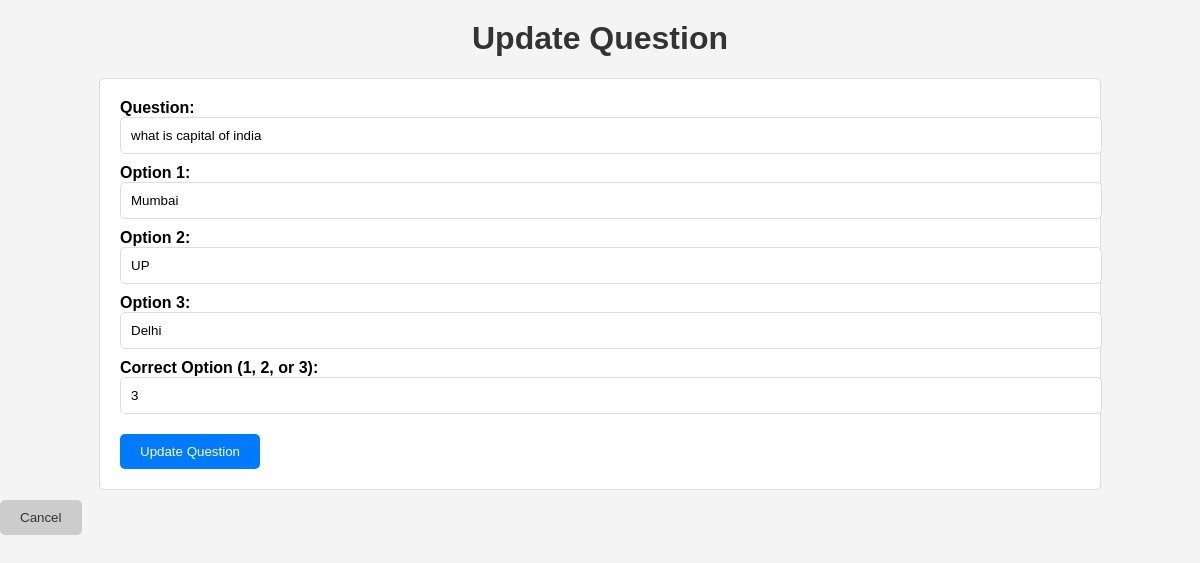
/update_question/3, run on the app's committed database.
### app.py (models this page shows)
class Question(db.Model):
    id = db.Column(db.Integer, primary_key=True)
    question_text = db.Column(db.String(500), nullable=False)
    option1 = db.Column(db.String(100), nullable=False)
    option2 = db.Column(db.String(100), nullable=False)
    option3 = db.Column(db.String(100), nullable=False)
    correct_option = db.Column(db.Integer, nullable=False)

### app.py (the view, shortened to what this page needs)
@app.route('/update_question/<int:question_id>', methods=['GET', 'POST'])
def update_question(question_id):
    question = Question.query.get(question_id)
    return render_template('update_question.html', question=question)

### templates/update_question.html (shortened to what this page needs)
<!DOCTYPE html>
<html lang="en">
<head>
</head>
<body>
    <h1>Update Question</h1>
    <form method="POST" action="/update_question/{{ question.id }}">
        <div>
            <label for="question_text">Question:</label>
            <input type="text" id="question_text" name="question_text" value="{{ question.question_text }}" required>
        </div>
        <div>
            <label for="option1">Option 1:</label>
            <input type="text" id="option1" name="option1" value="{{ question.option1 }}" required>
        </div>
        <div>
            <label for="option2">Option 2:</label>
            <input type="text" id="option2" name="option2" value="{{ question.option2 }}" required>
        </div>
        <div>
            <label for="option3">Option 3:</label>
            <input type="text" id="option3" name="option3" value="{{ question.option3 }}" required>
        </div>
        <div>
            <label for="correct_option">Correct Option (1, 2, or 3):</label>
            <input type="number" id="correct_option" name="correct_option" value="{{ question.correct_option }}" required>
        </div>
        <button type="submit">Update Question</button>
    </form>
    <button onclick="location.href='/questions'">Cancel</button>
</body>
</html>

### templates/update_question.html (style rules this page uses)
body { font-family: Arial, sans-serif; background-color: #f4f4f4; margin: 0; padding: 0; }
h1 { text-align: center; color: #333; margin-top: 20px; }
form { width: 80%; margin: 0 auto; background-color: #fff; padding: 20px; border: 1px solid #ddd; border-radius: 5px; }
div { margin-bottom: 10px; }
label { display: block; font-weight: bold; }
input[type="text"], input[type="number"] { width: 100%; padding: 10px; border: 1px solid #ddd; border-radius: 5px; }
button[type="submit"] { background-color: #007BFF; color: #fff; border: none; padding: 10px 20px; border-radius: 5px; cursor: pointer; }
button { background-color: #ccc; color: #333; border: none; padding: 10px 20px; border-radius: 5px; cursor: pointer; margin-top: 10px; }

### data on the page
Question: question_text "what is capital of india", option1 "Mumbai", option2 "UP", option3 "Delhi", correct_option "3"
